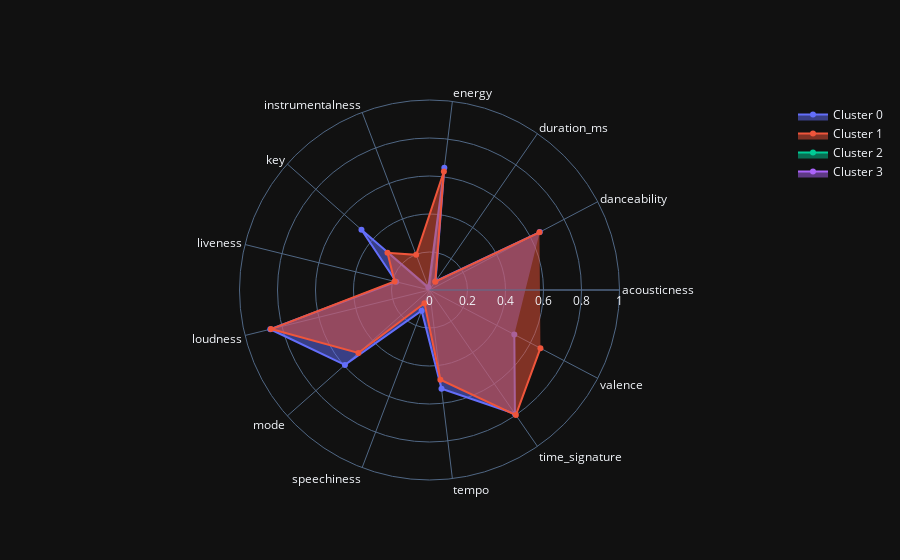

The cell this chart's notebook holds for it:
### Code cell
opt_clusters = 4


fig = go.Figure()

angles = feature_list
angles.append(angles[0])
layoutdict = dict(
            radialaxis=dict(
            visible=True,
            range=[0, 1]
            ))
for i in range(opt_clusters):
    subset = scaled_df[scaled_df['AC Cluster 4'] == i]
    data = [np.mean(subset[col]) for col in feature_list]
    data.append(data[0])
    fig.add_trace(go.Scatterpolar(
        r=data,
        theta=angles,
        fill='toself',
        name="Cluster " + str(i)))
    
fig.update_layout(
        polar=layoutdict,
        showlegend=True,template='plotly_dark'
        )
fig.show()

### Figure 1 — Plotly figure (JSON) as saved in the notebook; plotly's stock layout.template omitted (floating-point values rounded to 4 significant figures)
{"data": [{"fill": "toself", "name": "Cluster 0", "r": [[0.2709, 0.2709, 0.2709], 0.6555, 0.05583, 0.6481, 0.01601, 0.4784, 0.1808, 0.8631, 0.5946, 0.1167, 0.5234, 0.7916, 0.5041, [0.2709, 0.2709, 0.2709], [0.2709, 0.2709, 0.2709], [0.2709, 0.2709, 0.2709], [0.2709, 0.2709, 0.2709]], "theta": ["acousticness", "danceability", "duration_ms", "energy", "instrumentalness", "key", "liveness", "loudness", "mode", "speechiness", "tempo", "time_signature", "valence", "acousticness", "acousticness", "acousticness"], "type": "scatterpolar"}, {"fill": "toself", "name": "Cluster 1", "r": [[0.1015, 0.1015, 0.1015], 0.6533, 0.05313, 0.6282, 0.198, 0.2955, 0.1893, 0.8596, 0.5, 0.07474, 0.4756, 0.8, 0.6594, [0.1015, 0.1015, 0.1015], [0.1015, 0.1015, 0.1015], [0.1015, 0.1015, 0.1015], [0.1015, 0.1015, 0.1015]], "theta": ["acousticness", "danceability", "duration_ms", "energy", "instrumentalness", "key", "liveness", "loudness", "mode", "speechiness", "tempo", "time_signature", "valence", "acousticness", "acousticness", "acousticness"], "type": "scatterpolar"}, {"fill": "toself", "name": "Cluster 2", "r": [[null, null, null], null, null, null, null, null, null, null, null, null, null, null, null, [null, null, null], [null, null, null], [null, null, null], [null, null, null]], "theta": ["acousticness", "danceability", "duration_ms", "energy", "instrumentalness", "key", "liveness", "loudness", "mode", "speechiness", "tempo", "time_signature", "valence", "acousticness", "acousticness", "acousticness"], "type": "scatterpolar"}, {"fill": "toself", "name": "Cluster 3", "r": [[null, null, null], null, null, null, null, null, null, null, null, null, null, null, null, [null, null, null], [null, null, null], [null, null, null], [null, null, null]], "theta": ["acousticness", "danceability", "duration_ms", "energy", "instrumentalness", "key", "liveness", "loudness", "mode", "speechiness", "tempo", "time_signature", "valence", "acousticness", "acousticness", "acousticness"], "type": "scatterpolar"}], "layout": {"polar": {"radialaxis": {"range": [0, 1], "visible": true}}, "showlegend": true}}
